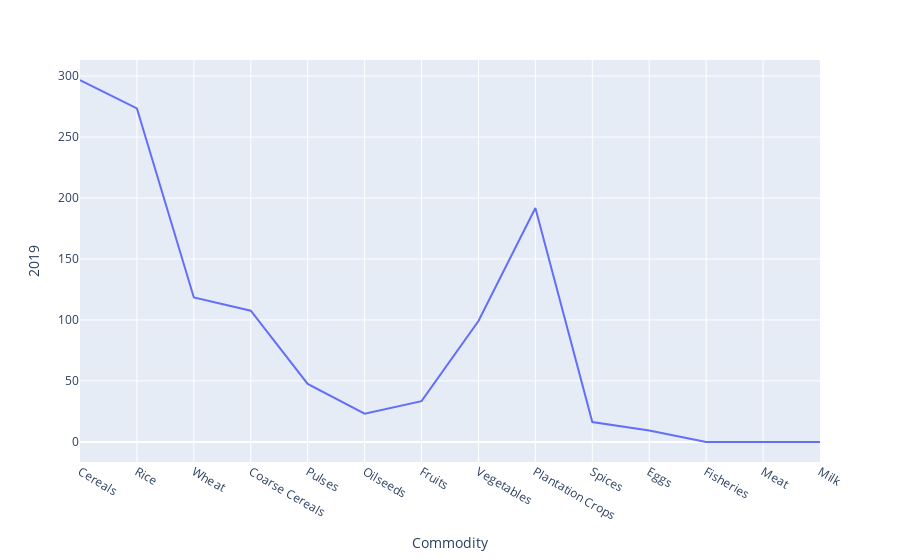

The cell this chart's notebook holds for it:
### Code cell
# px.line(food, 'Commodity', ['2019','2018'])
px.line(food, 'Commodity', '2019')

### Figure 1 — Plotly figure (JSON) as saved in the notebook; plotly's stock layout.template omitted (floating-point values rounded to 4 significant figures)
{"data": [{"hovertemplate": "Commodity=%{x}<br>2019=%{y}<extra></extra>", "legendgroup": "", "line": {"color": "#636efa", "dash": "solid"}, "marker": {"symbol": "circle"}, "mode": "lines", "name": "", "orientation": "v", "showlegend": false, "type": "scatter", "x": ["Cereals", "Rice", "Wheat", "Coarse Cereals", "Pulses", "Oilseeds", "Fruits", "Vegetables", "Plantation Crops", "Spices", "Eggs", "Fisheries", "Meat", "Milk"], "xaxis": "x", "y": [296.7, 273.5, 118.4, 107.6, 47.5, 23.2, 33.4, 99.1, 191.8, 16.3, 9.4, 0, 0, 0], "yaxis": "y"}], "layout": {"legend": {"tracegroupgap": 0}, "margin": {"t": 60}, "xaxis": {"anchor": "y", "domain": [0, 1], "title": {"text": "Commodity"}}, "yaxis": {"anchor": "x", "domain": [0, 1], "title": {"text": "2019"}}}}
